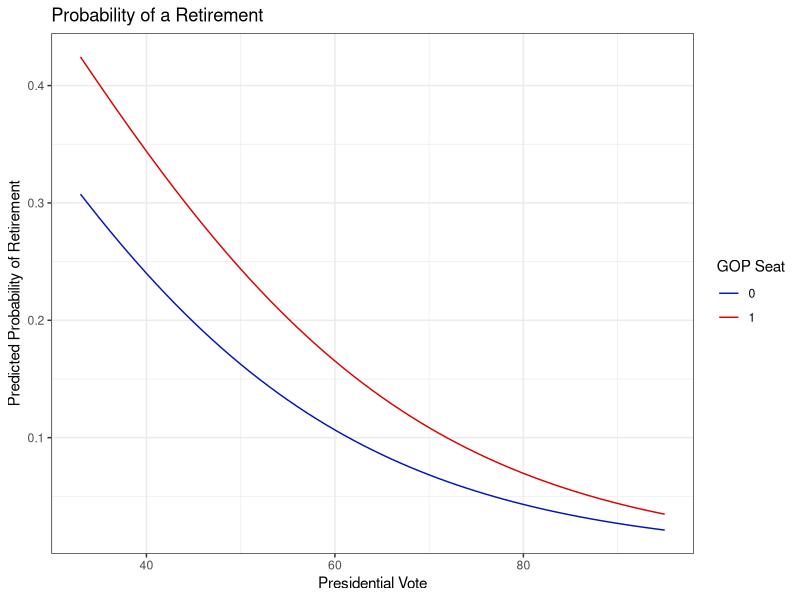

The R script that drew this image:
## ---- chunk 1
knitr::opts_chunk$set(echo = TRUE, message = FALSE, warning = FALSE,
                      comment = "#>", highlight = TRUE,
                      fig.align = "center")
## ---- chunk 2
library(tidyverse)
library(broom)
## ---- chunk 3
retirement <- read_csv("data/retirement_data.csv")
## ---- chunk 4
retirement <- retirement %>%
  filter(!is.na(retiring))

retirement <- retirement %>%
  mutate(presvote = ifelse(gopseat == 1, 100 - dpres, dpres))

retirement_mod <- glm(retiring ~ gopseat + age + presvote,
                      data = retirement,
                      family = "binomial")
tidy(retirement_mod)
## ---- chunk 5
tidy(retirement_mod) %>%
  mutate(estimate= exp(estimate))
## ---- chunk 6
mean_age <- mean(retirement$age)

tibble(
  age      = rep(mean_age, times = 126),
  gopseat  = rep(c(0, 1), each = 63),
  presvote = rep(33:95, times = 2)
) %>%
  augment(retirement_mod, newdata = .) %>%
  mutate(p = exp(.fitted) / (1 + exp(.fitted))) %>% 
  ggplot(aes(x = presvote, y = p, color = factor(gopseat))) +
  geom_line() +
  scale_color_manual(values = c("#0015BC", "#DE0100")) +
  labs(title = "Probability of a Retirement",
       y = "Predicted Probability of Retirement", x= "Presidential Vote",
       color = "GOP Seat") +
  theme_bw()
## ---- chunk 7
tibble(
  age      = 78,
  gopseat  = 0,
  presvote = 70.75
  ) %>%
  augment(retirement_mod, newdata = .) %>%
  mutate(p = exp(.fitted) / (1 + exp(.fitted))) %>%
  pull("p")
## ---- chunk 8
retirement_mod %>%
  augment(data = retirement) %>%
  mutate(prob = (exp(.fitted) / (1 + exp(.fitted)))) %>%
  select(stcd, prob, retiring) %>%
  arrange(desc(prob)) %>% 
  slice(1)
